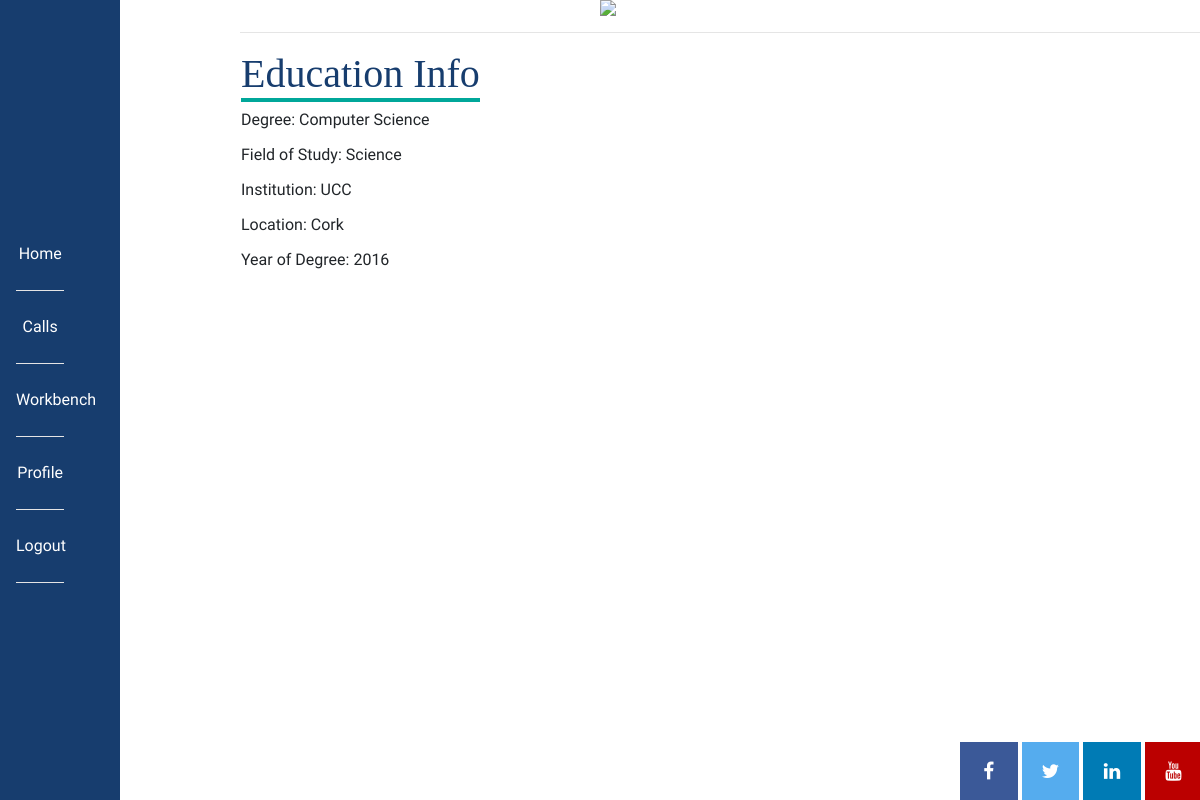
The app's page /education/jackwall (signed in) with its own data.
### app/models.py (models this page shows, shortened)
class EducationInfo(db.Model):
    user_id = db.Column(db.Integer, db.ForeignKey("user.id"))
    id = db.Column(db.Integer, primary_key=True)
    degree = db.Column(db.String(40))
    field_of_study = db.Column(db.String(120))
    institution = db.Column(db.String(120))
    location = db.Column(db.String(120))
    year_of_degree = db.Column(db.String(20))

### app/routes.py (the view)
@app.route("/education/<username>")
@login_required
def education(username):
    if not current_user.access == 1:
        flash("Researcher area only")
        return redirect(url_for("index"))
    user = User.query.filter_by(username=username).first()
    education_info = user.education_info
    return render_template("education.html", education_info=education_info, img=svg)

### app/models.py (called while the page is built)
@login.user_loader
def load_user(id):
    return User.query.get(int(id))

    def is_admin(self):
        return self.access == 2

### app/routes.py (called while the page is built)
@app.before_request
def before_request():
    if current_user.is_authenticated:
        current_user.last_seen = datetime.utcnow().strftime("%B %d %Y")
        db.session.commit()

### app/templates/education.html
{% extends "base.html" %}
{%  block content %}
<main>
<table>
    <tr valign=""top>
        <td>
            <h1>Education Info</h1>
            {% for edu in education_info %}
                <p>Degree: {{ edu.degree }}</p>
                <p>Field of Study: {{ edu.field_of_study }}</p>
                <p>Institution: {{ edu.institution }}</p>
                <p>Location: {{ edu.location }}</p>
                <p>Year of Degree: {{ edu.year_of_degree }}</p>
            {% endfor %}
        </td>
    </tr>
</table>
</main>
{% endblock %}

### app/static/css/style.css (style rules this page uses)
main { display:block; margin-left:20%; }
h1, h2, h3, h4, h5, h6 { font-family:Georgia, Times, serif; }
h1 { border-bottom: .1em solid #00A79A; }
p, div, a { font-family: 'Nobile', Helvetica, Arial, sans-serif; }
h1 { color:#173D6E; }

### records on screen
EducationInfo: degree "Computer Science", field_of_study "Science", institution "UCC", location "Cork", year_of_degree "2016"
